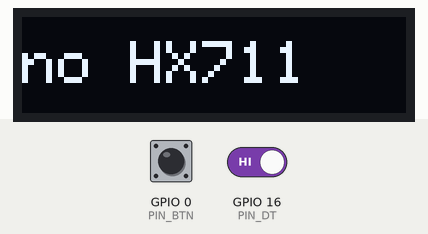
Bench run of a sketch on a simulated ESP32. On the bench: 128×32 one-colour display. Inputs (shaded band) come from the test bench; at power-on: GPIO 16 (PIN_DT) HIGH, GPIO 0 (PIN_BTN) HIGH. EEPROM starts erased; what the sketch prints to the serial monitor is not drawn.

Above: at 2.2 s.
2.3 s: GPIO 16 (PIN_DT) driven LOW
At 3.0 s:
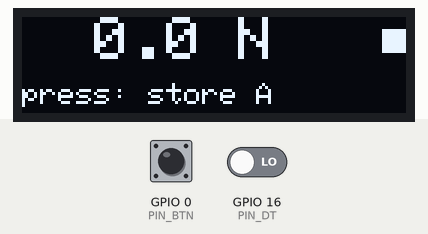
3.9 s: GPIO 0 (PIN_BTN) pulled LOW for 3.2 s
At 6.03 s:
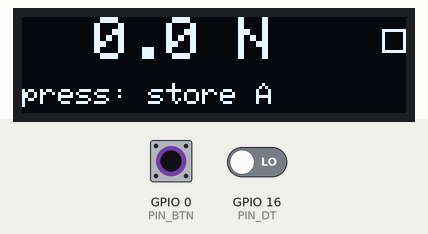
8.6 s: GPIO 0 (PIN_BTN) pulled LOW for 0.15 s
At 9.2 s:
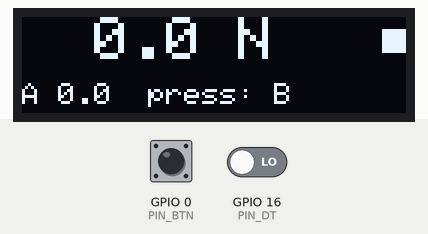
10.3 s: GPIO 0 (PIN_BTN) pulled LOW for 1 s
At 12.4 s:
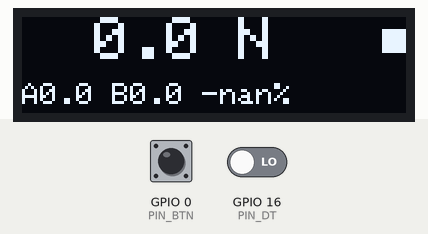
12.9 s: GPIO 16 (PIN_DT) driven HIGH
At 15.4 s:
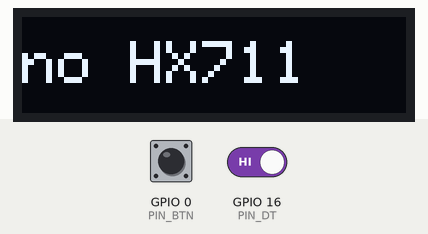
Timing chart, 0 to 16.9 s (numbered marks = the images above; inputs shaded):
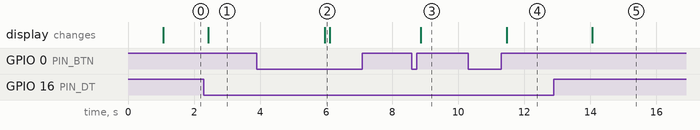

Measured:
- after the input at 2.3 s, the display: changes after 0.13 s (image 1)
- after the input at 3.9 s, the display: changes after 2.1 s (image 2)
- after the input at 8.6 s, the display: changes after 0.27 s (image 3)
- after the input at 10.3 s, the display: changes after 1.2 s (image 4)
- after the input at 12.9 s, the display: changes after 1.2 s (image 5)

The sketch:

belt_gauge_esp32.ino
```cpp
// Belt tension gauge: ESP32 dev board + 0.91" SSD1306 OLED (128x32, I2C)
// + HX711 + Phidgets micro load cell, in the three-point body
// (two anvils SPAN apart, a plunger in the middle DEPTH past them).
//
// Press the gauge onto the belt until both anvils touch: the belt is then
// deflected exactly DEPTH, and the plunger force F gives the tension
//     T = F * SPAN / (4 * DEPTH)
//
// Board package: "esp32" by Espressif (board: ESP32 Dev Module)
// Libraries: "Adafruit SSD1306" (pulls in "Adafruit GFX Library")
//
// Wiring (ESP32 dev board pins):
//   OLED:  VCC -> 3V3   GND -> GND   SDA -> GPIO21   SCL -> GPIO22
//   HX711: VCC -> 3V3   GND -> GND   DT  -> GPIO16   SCK -> GPIO17
//   load cell: red E+, black E-, white A-, green A+ (swap A+/A- if the
//   reading goes negative when you press the plunger)
//
// Button: the board's BOOT button (GPIO0). Don't hold it while plugging in
// or pressing EN/reset, or the board starts in download mode.
//   short press  store the reading as A, next press as B; shows B vs A
//   hold 2 s     tare (zero) with nothing touching the plunger
//
// USB serial commands (115200, newline):
//   tare               zero
//   cal GRAMS          calibrate with a known weight resting on the plunger
//   geom SPAN DEPTH    anvil spacing and plunger depth in mm (default 40 1.5)
//   scale K            multiply tension by K (from a hanging-weight belt test)
//   raw                toggle printing raw HX711 values
//   show               print the settings
// Settings are kept in flash (Preferences).

#include <Wire.h>
#include <Adafruit_GFX.h>
#include <Adafruit_SSD1306.h>
#include <Preferences.h>

// ---------------------------------------------------------------- pins
const int PIN_DT = 16, PIN_SCK = 17, PIN_BTN = 0;
const int PIN_SDA = 21, PIN_SCL = 22;

Adafruit_SSD1306 oled(128, 32, &Wire, -1);
Preferences prefs;
portMUX_TYPE hxMux = portMUX_INITIALIZER_UNLOCKED;

// ---------------------------------------------------------------- settings
struct Settings {
  uint32_t magic;
  float countsPerGram;
  float span, depth;  // mm
  float k;            // extra scale from a hanging-weight calibration
  int32_t offset;
};
const uint32_t MAGIC = 0xBE170003;
Settings cfg = {MAGIC, 400.0f, 40.0f, 1.5f, 1.0f, 0};

void saveCfg() { prefs.putBytes("cfg", &cfg, sizeof cfg); }

// ---------------------------------------------------------------- HX711
bool hxReady() { return digitalRead(PIN_DT) == LOW; }

int32_t hxRead() {  // channel A, gain 128
  uint32_t v = 0;
  portENTER_CRITICAL(&hxMux);
  for (int i = 0; i < 24; i++) {
    digitalWrite(PIN_SCK, HIGH);
    delayMicroseconds(1);
    v = (v << 1) | (digitalRead(PIN_DT) ? 1 : 0);
    digitalWrite(PIN_SCK, LOW);
    delayMicroseconds(1);
  }
  digitalWrite(PIN_SCK, HIGH);  // 25th pulse: gain 128 next time
  delayMicroseconds(1);
  digitalWrite(PIN_SCK, LOW);
  portEXIT_CRITICAL(&hxMux);
  if (v & 0x800000) v |= 0xFF000000;  // sign-extend
  return (int32_t)v;
}

int32_t hxAverage(int n) {
  int64_t s = 0;
  for (int i = 0; i < n; i++) {
    uint32_t t0 = millis();
    while (!hxReady()) {
      if (millis() - t0 > 500) return 0;
      delay(1);
    }
    s += hxRead();
  }
  return (int32_t)(s / n);
}

// ---------------------------------------------------------------- state
const int NAVG = 8;  // ~0.8 s at the HX711's 10 samples/s
int32_t hist[NAVG];
int nhist = 0, ihist = 0;
bool printRaw = false;
float storedA = NAN, storedB = NAN;
bool nextIsA = true;

static bool isNaN(float x) { return x != x; }
float gramsFrom(int32_t raw) { return (raw - cfg.offset) / cfg.countsPerGram; }
float tensionN(float grams) {
  return cfg.k * grams / 1000.0f * 9.80665f * cfg.span / (4.0f * cfg.depth);
}

void tare() {
  cfg.offset = hxAverage(16);
  saveCfg();
  nhist = 0;
  storedA = storedB = NAN;
  nextIsA = true;
  Serial.printf("tared, offset %ld\n", (long)cfg.offset);
}

void calibrate(float grams) {
  int32_t raw = hxAverage(20);
  if (grams <= 0 || raw == cfg.offset) {
    Serial.println("cal: bad weight or no change from tare");
    return;
  }
  cfg.countsPerGram = (raw - cfg.offset) / grams;
  saveCfg();
  Serial.printf("calibrated: %.3f counts per gram\n", cfg.countsPerGram);
}

void showCfg() {
  Serial.printf("span %.2f mm, depth %.3f mm, k %.4f, %.3f counts/g, offset %ld\n",
                cfg.span, cfg.depth, cfg.k, cfg.countsPerGram, (long)cfg.offset);
  Serial.printf("tension = plunger grams * %.4f N\n", tensionN(1.0f));
}

void handleSerial() {
  static String line;
  while (Serial.available()) {
    char c = Serial.read();
    if (c != '\n' && c != '\r') {
      line += c;
      continue;
    }
    line.trim();
    if (line == "tare") tare();
    else if (line.startsWith("cal ")) calibrate(line.substring(4).toFloat());
    else if (line.startsWith("geom ")) {
      String rest = line.substring(5);
      int sp = rest.indexOf(' ');
      float s = rest.substring(0, sp).toFloat(), d = rest.substring(sp + 1).toFloat();
      if (s > 5 && d > 0.1) {
        cfg.span = s;
        cfg.depth = d;
        saveCfg();
      }
      showCfg();
    } else if (line.startsWith("scale ")) {
      float k = line.substring(6).toFloat();
      if (k > 0.2f && k < 5.0f) {
        cfg.k = k;
        saveCfg();
      }
      showCfg();
    } else if (line == "raw") printRaw = !printRaw;
    else if (line == "show") showCfg();
    else if (line.length())
      Serial.println("commands: tare | cal GRAMS | geom SPAN DEPTH | scale K | raw | show");
    line = "";
  }
}

// ---------------------------------------------------------------- button
void handleButton() {
  static uint32_t down = 0, last = 0;
  static bool wasDown = false, longDone = false;
  if (millis() - last < 30) return;
  last = millis();
  bool isDown = digitalRead(PIN_BTN) == LOW;
  if (isDown && !wasDown) {
    down = millis();
    longDone = false;
  }
  if (isDown && !longDone && millis() - down > 2000) {
    longDone = true;
    tare();
  }
  if (!isDown && wasDown && !longDone && nhist) {
    int64_t s = 0;
    for (int i = 0; i < nhist; i++) s += hist[i];
    float t = tensionN(gramsFrom((int32_t)(s / nhist)));
    if (nextIsA) {
      storedA = t;
      storedB = NAN;
    } else {
      storedB = t;
    }
    nextIsA = !nextIsA;
  }
  wasDown = isDown;
}

// ---------------------------------------------------------------- display
// 128x32: big tension on top (text size 2 = 12x16 px per char), status below.
void draw(float t, bool stable, bool valid) {
  char buf[32];
  oled.clearDisplay();
  oled.setTextColor(SSD1306_WHITE);
  if (!valid) {
    oled.setTextSize(2);
    oled.setCursor(0, 8);
    oled.print("no HX711");
    oled.display();
    return;
  }
  oled.setTextSize(2);
  oled.setCursor(0, 0);
  snprintf(buf, sizeof buf, "%5.1f N", t);
  oled.print(buf);
  // steady indicator: filled square when the reading has settled
  if (stable) oled.fillRect(120, 4, 8, 8, SSD1306_WHITE);
  else oled.drawRect(120, 4, 8, 8, SSD1306_WHITE);

  oled.setTextSize(1);
  oled.setCursor(0, 22);
  if (!isNaN(storedB)) {
    float d = 100.0f * (storedB - storedA) / storedA;
    snprintf(buf, sizeof buf, "A%.1f B%.1f %+.0f%%%s", storedA, storedB, d,
             fabsf(d) <= 5 ? " OK" : "");
  } else if (!isNaN(storedA)) {
    snprintf(buf, sizeof buf, "A %.1f  press: B", storedA);
  } else {
    snprintf(buf, sizeof buf, "press: store A");
  }
  oled.print(buf);
  oled.display();
}

// ---------------------------------------------------------------- main
void setup() {
  Serial.begin(115200);
  pinMode(PIN_SCK, OUTPUT);
  digitalWrite(PIN_SCK, LOW);
  pinMode(PIN_DT, INPUT);
  pinMode(PIN_BTN, INPUT_PULLUP);

  prefs.begin("beltgauge", false);
  Settings s;
  if (prefs.getBytes("cfg", &s, sizeof s) == sizeof s && s.magic == MAGIC &&
      s.countsPerGram != 0 && s.span > 0 && s.depth > 0 && s.k > 0)
    cfg = s;

  Wire.begin(PIN_SDA, PIN_SCL);
  if (!oled.begin(SSD1306_SWITCHCAPVCC, 0x3C))
    Serial.println("OLED not found at 0x3C (try 0x3D)");
  oled.clearDisplay();
  oled.setTextSize(2);
  oled.setTextColor(SSD1306_WHITE);
  oled.setCursor(0, 8);
  oled.print("taring...");
  oled.display();
  delay(500);
  if (hxAverage(4) != 0) tare();  // nothing touching the plunger at power-up
  showCfg();
}

void loop() {
  handleSerial();
  handleButton();

  static uint32_t lastSample = 0;
  if (hxReady()) {
    int32_t r = hxRead();
    lastSample = millis();
    hist[ihist] = r;
    ihist = (ihist + 1) % NAVG;
    if (nhist < NAVG) nhist++;
    if (printRaw) Serial.println(r);
  }
  bool valid = millis() - lastSample < 1000;

  static uint32_t lastDraw = 0;
  if (millis() - lastDraw > 150) {
    lastDraw = millis();
    int64_t s = 0;
    int32_t lo = INT32_MAX, hi = INT32_MIN;
    for (int i = 0; i < nhist; i++) {
      s += hist[i];
      lo = min(lo, hist[i]);
      hi = max(hi, hist[i]);
    }
    float t = nhist ? tensionN(gramsFrom((int32_t)(s / nhist))) : 0;
    // stable when the last ~0.8 s varies by less than 2% (or 0.3 N)
    float spread = nhist ? fabsf(tensionN((hi - lo) / cfg.countsPerGram)) : 1e9;
    bool stable = nhist == NAVG && spread < max(0.3f, 0.02f * fabsf(t));
    draw(t, stable, valid);
  }
  delay(2);
}
```
